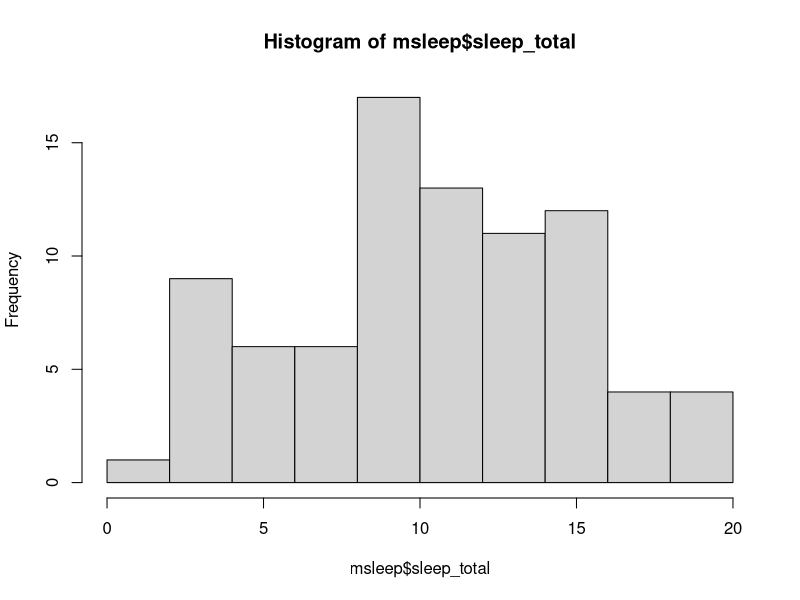
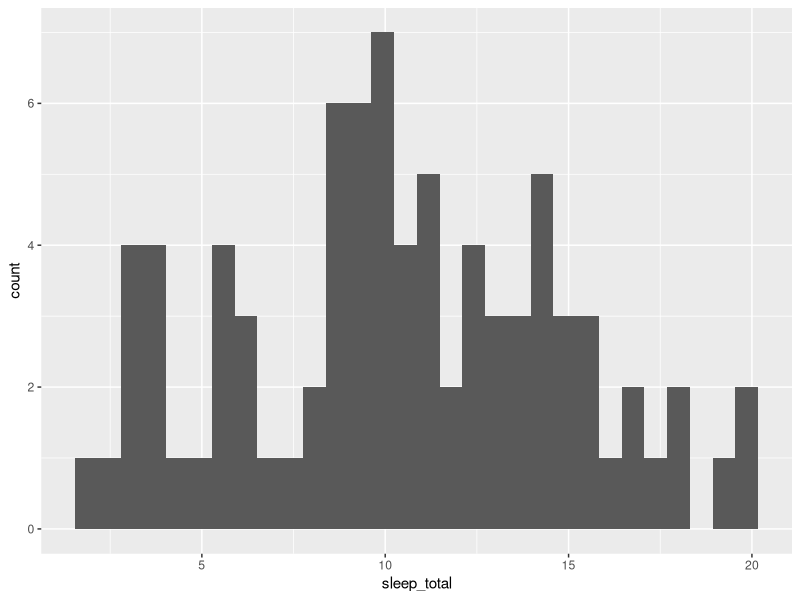
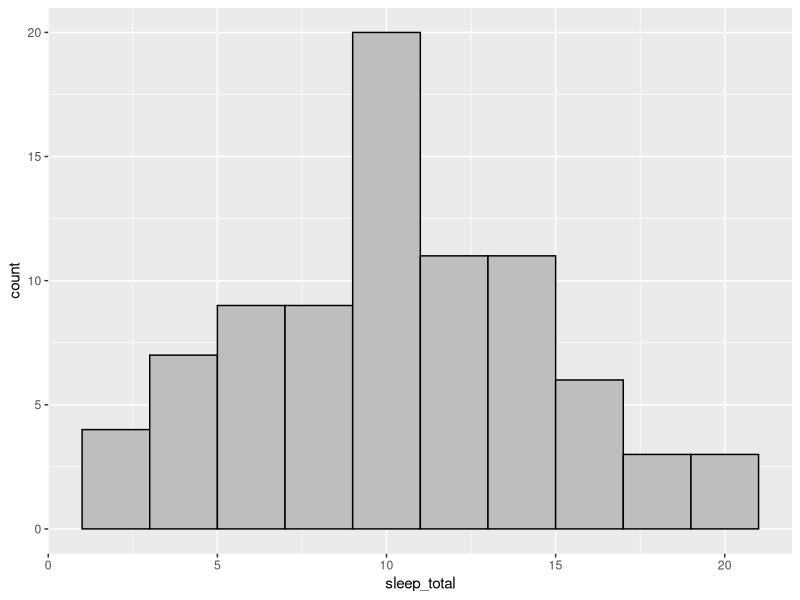
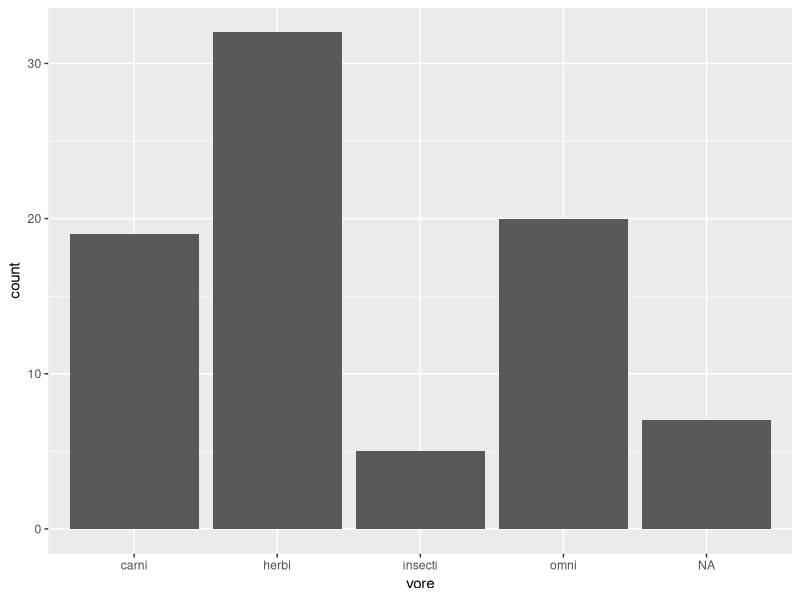
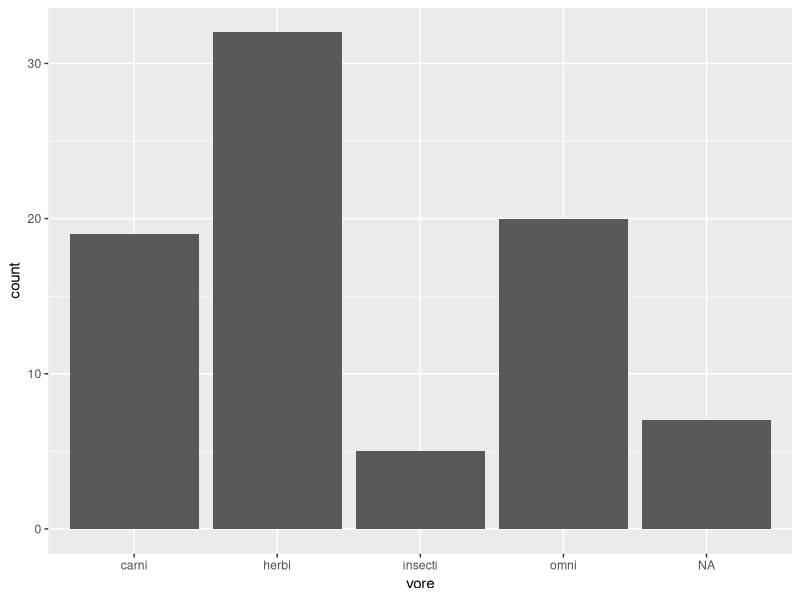
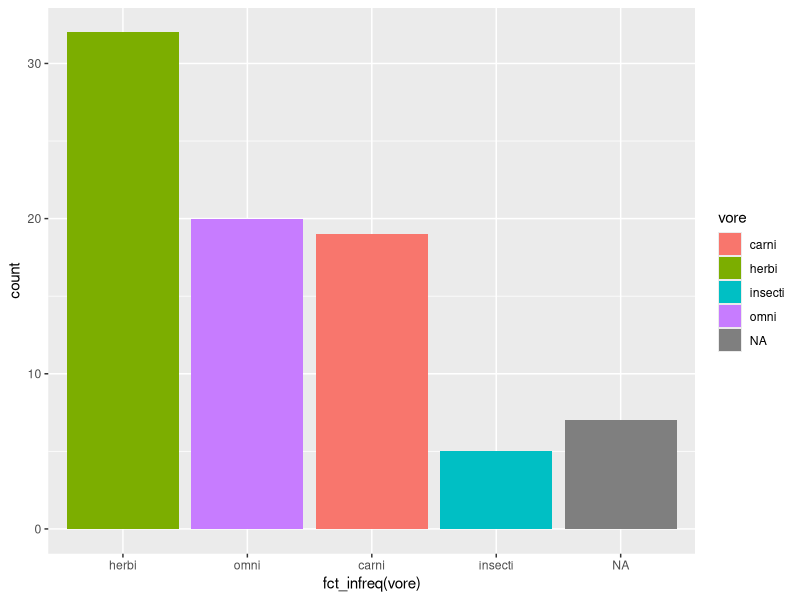
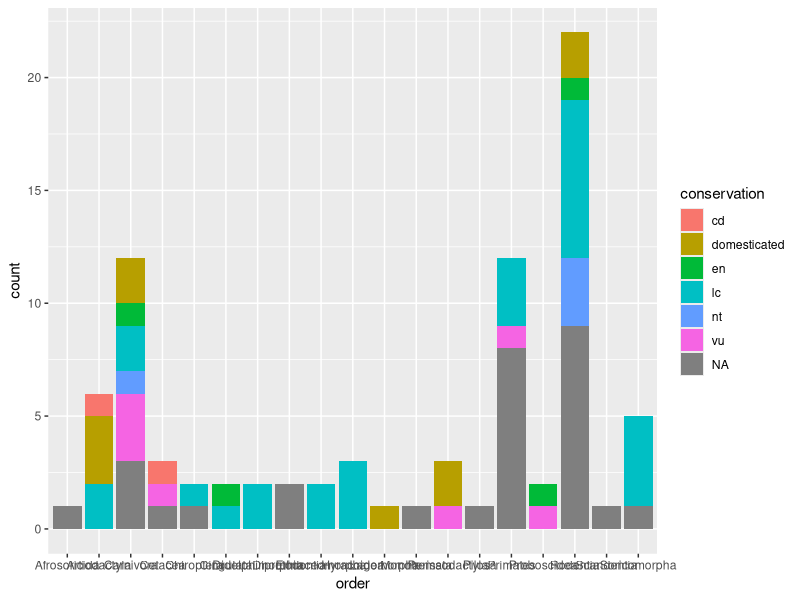
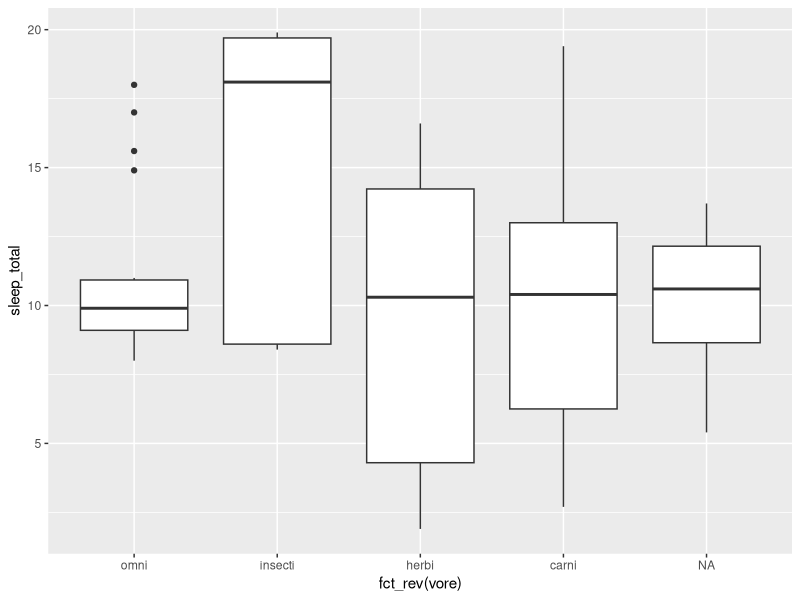

R code for these plots, in order:
## ---- chunk 1
## to install packrat:
#install.packages("packrat")

## setting up the packrat virtual environment in the current directory:
#packrat::init()

## turn packrat on
#packrat::on
## ---- chunk 2
## to install all packages included in tidyverse.
#install.packages("tidyverse")



## but we want to open ggplot2 with tidyverse:
library(tidyverse)
## ---- chunk 3
## 
#install.packages("ggplot2")
#library(ggplot2)
## ---- chunk 4
data()
## ---- chunk 5
help(msleep)
#?msleep    #does the same thing
## ---- chunk 6
msleep
## ---- chunk 7
msleep |>
  distinct(genus)
## ---- chunk 8
msleep |>
  count(genus, sort=TRUE)
## ---- chunk 9
msleep |>
  count(conservation, sort=TRUE)
## ---- chunk 10
#


## ---- chunk 11
hist(msleep$sleep_total)

## ---- chunk 12
ggplot(data=msleep, aes(x = sleep_total)) +
  geom_histogram()   #binwidth=4
## ---- chunk 13
ggplot(data=msleep, aes(x = sleep_total)) +
  geom_histogram(binwidth=2, color="black", fill="gray") 

## ---- chunk 14
#

## ---- chunk 15
ggplot(data=msleep, aes(x=vore)) +
  geom_histogram(stat="count")  #try without stat = count
## ---- chunk 16
ggplot(data=msleep, aes(x=vore)) +
  geom_bar(stat="count")
## ---- chunk 17
ggplot(msleep, aes(x=fct_infreq(vore), fill=vore)) +
  geom_bar(stat="count")

## ---- chunk 18
ggplot(msleep, aes(x=order, fill=conservation)) +
  geom_bar(stat="count")
## ---- chunk 19
#


## ---- chunk 20
ggplot(msleep, aes(y=sleep_total, x=fct_rev(vore)))+
  geom_boxplot()

## ---- chunk 21
#install.packages("viridis")
library(viridis)
ggplot(msleep, aes(y=sleep_total, x=fct_rev(vore), fill=vore))+
  geom_boxplot()+
  geom_jitter(color="darkred", size=1, alpha=0.8)+
  scale_fill_viridis(discrete = TRUE, alpha=0.6)

## ---- chunk 22
#install.packages("ggridges")
library(ggridges)
ggplot(msleep, aes(x=sleep_total, y=fct_rev(order), fill=order, alpha=0.6))+
  geom_density_ridges()+
  theme_ridges() 
## ---- chunk 23
#

## ---- chunk 24
ggplot(msleep, aes(x=sleep_total, y=bodywt)) +
  geom_point() 
## ---- chunk 25
msleep |>
  filter(bodywt>1000)
## ---- chunk 26
ggplot(msleep, aes(x=bodywt)) +
  geom_histogram(binwidth=250)
## ---- chunk 27
ggplot(msleep, aes(x=sleep_total, y=bodywt)) +
  geom_point() +
  scale_y_continuous(trans="log10")
## ---- chunk 28
ggplot(msleep, aes(x=sleep_total, y=bodywt)) +
  geom_point(size=2, alpha=0.5, color="red") +
  scale_y_continuous(trans="log10")
## ---- chunk 29
ggplot(msleep, aes(x=sleep_total, y=bodywt)) +
  geom_point(size=2, alpha=0.5, color="red") +
  scale_y_continuous(trans="log10") +
  geom_smooth() 
## ---- chunk 30
ggplot(msleep, aes(x=sleep_total, y=bodywt, color=vore)) +
  geom_point(size=2, alpha=0.5) +
  scale_y_continuous(trans="log10") +
  geom_smooth(se=FALSE)
  
## ---- chunk 31

#

## ---- chunk 32
install.packages("GGally")
## ---- chunk 33
library(GGally)
ggpairs(msleep, columns=6:11, ggplot2::aes(color=vore))
## ---- chunk 34
xtabs(data=msleep, ~vore + order)
